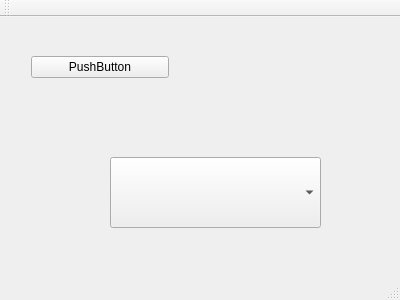
<?xml version="1.0" encoding="UTF-8"?>
<ui version="4.0">
 <class>MainWindow</class>
 <widget class="QMainWindow" name="MainWindow">
  <property name="geometry">
   <rect>
    <x>0</x>
    <y>0</y>
    <width>400</width>
    <height>300</height>
   </rect>
  </property>
  <property name="windowTitle">
   <string>MainWindow</string>
  </property>
  <widget class="QWidget" name="centralWidget">
   <widget class="QWidget" name="horizontalLayoutWidget">
    <property name="geometry">
     <rect>
      <x>20</x>
      <y>10</y>
      <width>160</width>
      <height>80</height>
     </rect>
    </property>
    <layout class="QHBoxLayout" name="horizontalLayout">
     <item>
      <widget class="QPushButton" name="btnDraw">
       <property name="text">
        <string>PushButton</string>
       </property>
      </widget>
     </item>
    </layout>
   </widget>
   <widget class="QComboBox" name="comboBox">
    <property name="geometry">
     <rect>
      <x>110</x>
      <y>140</y>
      <width>211</width>
      <height>71</height>
     </rect>
    </property>
   </widget>
  </widget>
  <widget class="QMenuBar" name="menuBar">
   <property name="geometry">
    <rect>
     <x>0</x>
     <y>0</y>
     <width>400</width>
     <height>24</height>
    </rect>
   </property>
  </widget>
  <widget class="QToolBar" name="mainToolBar">
   <attribute name="toolBarArea">
    <enum>TopToolBarArea</enum>
   </attribute>
   <attribute name="toolBarBreak">
    <bool>false</bool>
   </attribute>
  </widget>
  <widget class="QStatusBar" name="statusBar"/>
 </widget>
 <layoutdefault spacing="6" margin="11"/>
 <resources/>
 <connections/>
</ui>
